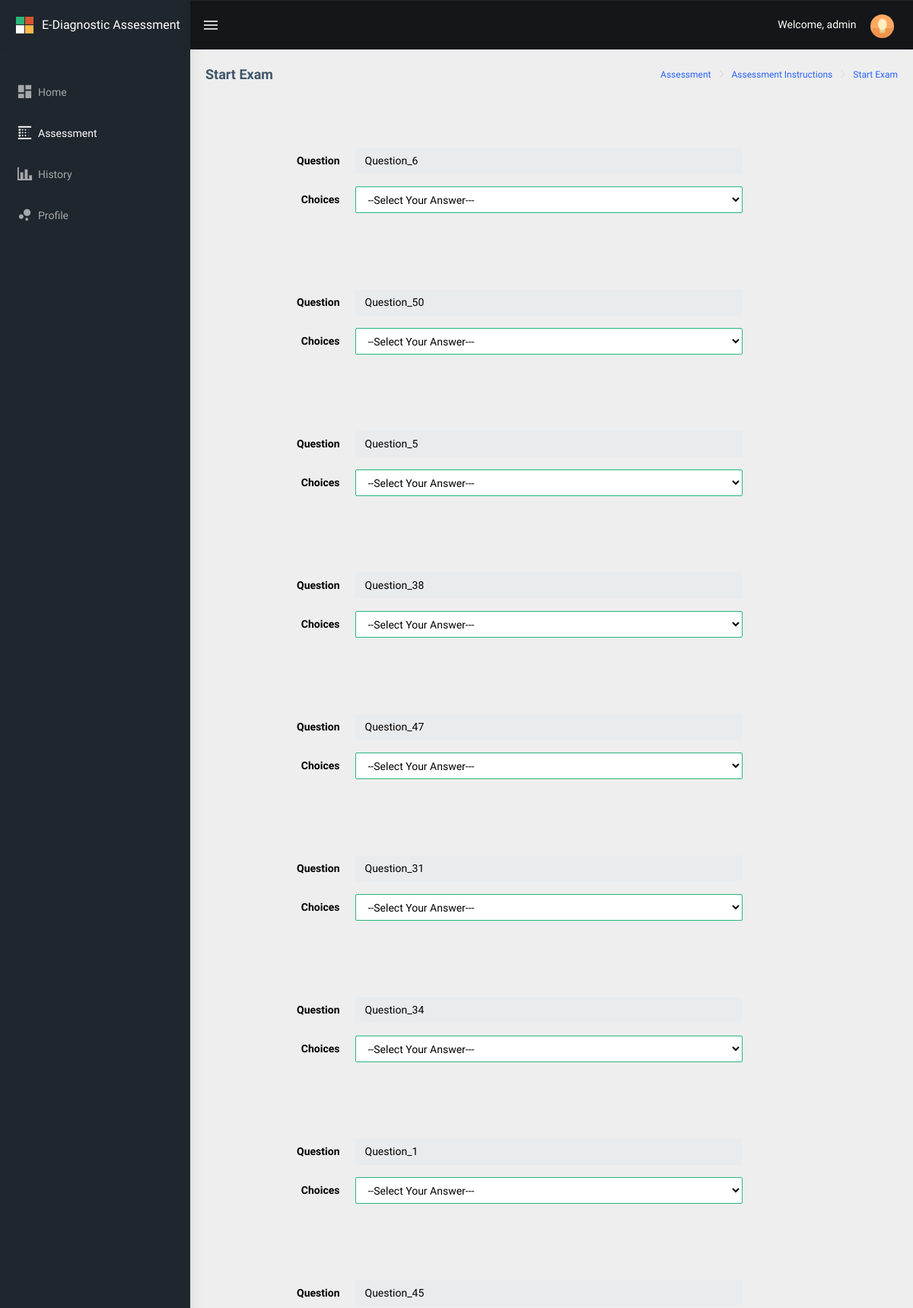
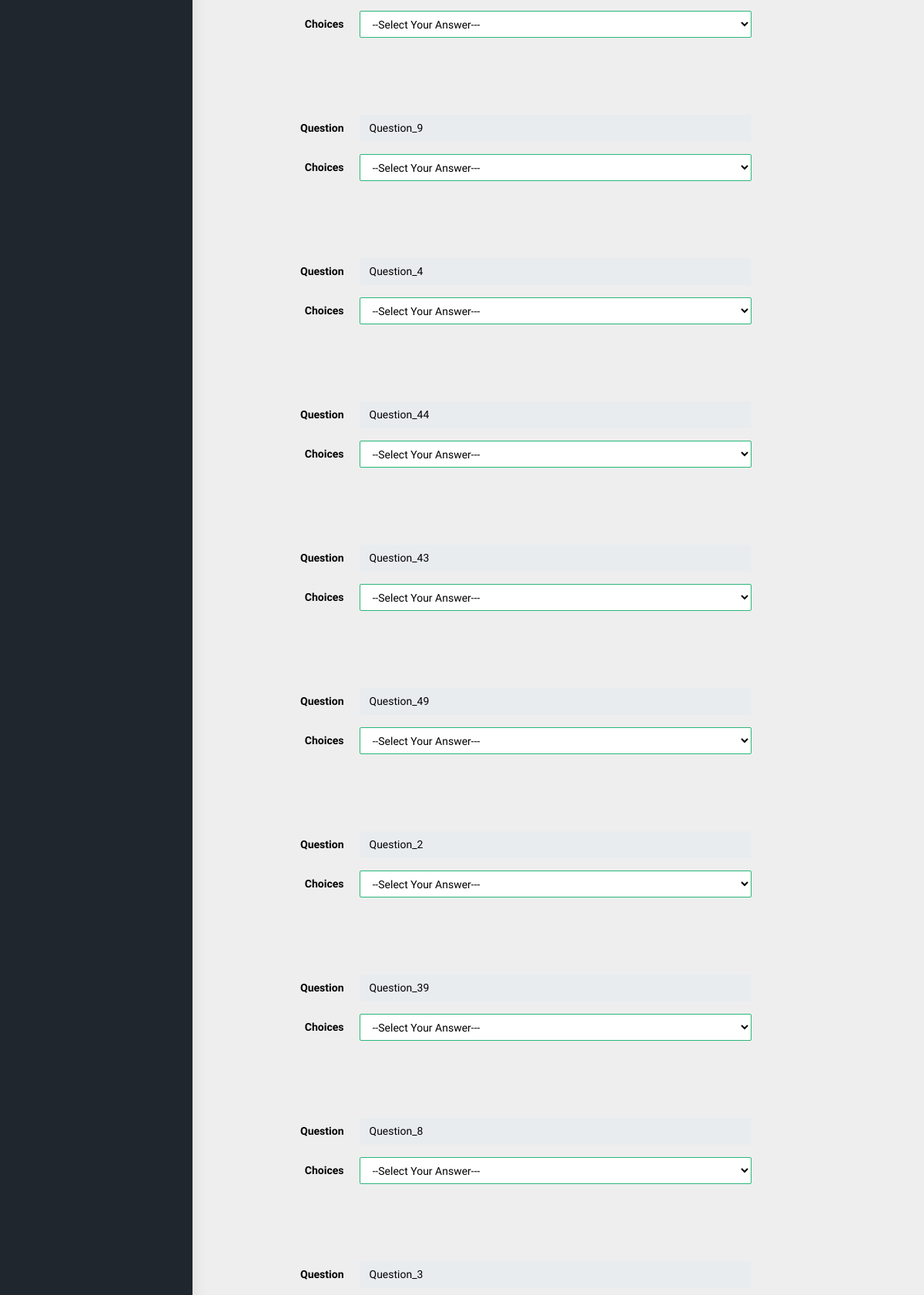
The page /public/main/student/assessment/domains/startexam/index.php (signed in, upper part) on the database its author committed (2 pictures, top to bottom).
### tables this page shows
CREATE TABLE `drxassessment_assessment` (
  `drxassessment_id` int(11) NOT NULL,
  `drxassessment_question1` text NOT NULL,
  `drxassessment_answer` text NOT NULL,
  `drxassessment_answer_value` text NOT NULL,
  `drxassessment_domain` text NOT NULL,
  `drxassessment_q1_answer_1` text NOT NULL,
  `drxassessment_q1_answer_2` text NOT NULL,
  `drxassessment_q1_answer_3` text NOT NULL,
  `drxassessment_q1_answer_4` text NOT NULL,
  `drxassessment_order` int(11) NOT NULL,
  `drxassessment_order_value` text NOT NULL,
  `drxassessment_status` int(1) NOT NULL,
  `drxassessment_created_at` datetime NOT NULL,
  `drxassessment_updated_at` datetime NOT NULL
);

### public/main/student/assessment/domains/startexam/index.php (the view, shortened to what this page needs)
<?php
include("../../../../../../config/common/asdasf9z09x0c90zx90123.php");
$connection->setAttribute(PDO::ATTR_ERRMODE, PDO::ERRMODE_EXCEPTION);
if (!empty($_SESSION['drxassessmentname'])) {
    $drxassessmentname = $_SESSION['drxassessmentname'];
} else {
    $drxassessmentname = "";
}
if (!empty($_SESSION['drxassessmentprofilepic'])) {
    $drxassessmentprofilepic = $_SESSION['drxassessmentprofilepic'];
} else {
    $drxassessmentprofilepic = "";
}
?>
<!DOCTYPE html>
<html dir="ltr" lang="en">
<head>
    <link href="../../../../../assets/libs/flot/css/float-chart.css" rel="stylesheet">
    <link href="../../../../../dist/css/style.min.css" rel="stylesheet">
    <link href="../../../../../assets/libs/datatables.net-bs4/css/dataTables.bootstrap4.css" rel="stylesheet">
    <link href="../../../../../dist/modal/modal.css" rel="stylesheet">
</head>
<body>
    <div id="main-wrapper">
        <header class="topbar" data-navbarbg="skin5">
            <nav class="navbar top-navbar navbar-expand-md navbar-dark">
                <div class="navbar-header" data-logobg="skin5">
                    <a class="navbar-brand" href="../../../../../main/teacher">
                        <b class="logo-icon p-l-10">
                            <img src="../../../../../assets/images/logo-icon.png" alt="homepage" class="light-logo" />
                        </b>
                        <span class="logo-text">
                             <span style="font-size: 16px;">E-Diagnostic Assessment</span>
                        </span>
                    </a>
                </div>
                <div class="navbar-collapse collapse" id="navbarSupportedContent" data-navbarbg="skin5">
                    <ul class="navbar-nav float-left mr-auto">
                        <li class="nav-item d-none d-md-block"><a class="nav-link sidebartoggler waves-effect waves-light" href="javascript:void(0)" data-sidebartype="mini-sidebar"><i class="mdi mdi-menu font-24"></i></a></li>
                    </ul>
                    <ul class="navbar-nav float-right">
                        <li class="nav-item dropdown">
                          <span style="color: #fff;">Welcome, <?php echo $drxassessmentname; ?></span>
                            <a class="nav-link dropdown-toggle text-muted waves-effect waves-dark pro-pic" href="" data-toggle="dropdown" aria-haspopup="true" aria-expanded="false"><img src="../../../../../assets/images/<?php echo $drxassessmentprofilepic; ?>" alt="user" class="rounded-circle" width="31" height="31"></a>
                        </li>
                    </ul>
                </div>
            </nav>
        </header>
        <aside class="left-sidebar" data-sidebarbg="skin5">
            <div class="scroll-sidebar">
								<nav class="sidebar-nav">
                    <ul id="sidebarnav" class="p-t-30">
                        <li class="sidebar-item"> <a class="sidebar-link waves-effect waves-dark sidebar-link" href="../../../" aria-expanded="false"><i class="mdi mdi-view-dashboard"></i><span class="hide-menu">Home</span></a></li>
												<li class="active sidebar-item"> <a class="active sidebar-link waves-effect waves-dark sidebar-link" href="../../" aria-expanded="false"><i class="mdi mdi-blur-linear"></i><span class="hide-menu">Assessment</span></a></li>
                        <li class="sidebar-item"> <a class="sidebar-link waves-effect waves-dark sidebar-link" href="../../../history/" aria-expanded="false"><i class="mdi mdi-chart-bar"></i><span class="hide-menu">History</span></a></li>
                        <li class="sidebar-item"> <a class="sidebar-link waves-effect waves-dark sidebar-link" href="../../../profile/" aria-expanded="false"><i class="mdi mdi-chart-bubble"></i><span class="hide-menu">Profile</span></a></li>
                    </ul>
                </nav>
            </div>
        </aside>
        <div class="page-wrapper">
             <div class="page-breadcrumb">
                <div class="row">
                    <div class="col-12 d-flex no-block align-items-center">
                        <h4 class="page-title">Start Exam</h4>
                        <div class="ml-auto text-right">
                            <nav aria-label="breadcrumb">
                                <ol class="breadcrumb">
                                    <li class="breadcrumb-item active" aria-current="page"><a href="../../../">Assessment</a></li>
                                    <li class="breadcrumb-item active" aria-current="page"><a href="../../">Assessment Instructions</a></li>
                                    <li class="breadcrumb-item active" aria-current="page"><a href="../startexam/">Start Exam</a></li>
                                </ol>
                            </nav>
                        </div>
                    </div>
                </div>
            </div>
        <div class="container-fluid">
            <div class="card-body">
                    <form method="POST" enctype="multipart/form-data">
                        <?php
                        $resultdomain = $connection->prepare("SELECT DISTINCT drxassessment_domain_name FROM drxassessment_assessment_domains");
                        $resultdomain->execute();
                                 while ($rowd = $resultdomain->fetch(PDO::FETCH_ASSOC))
                                 {
                                        $domain_name = $rowd['drxassessment_domain_name'];
                        ?>
                        <?php
                        $result2 = $connection->prepare("SELECT * FROM drxassessment_assessment
                                                         WHERE drxassessment_domain = '$domain_name'
                                                         ORDER BY RAND()
                                                       ");
                        $result2->execute();
                                 while ($row2 = $result2->fetch(PDO::FETCH_ASSOC))
                                 {
                                        $drxassessment_question1 = $row2['drxassessment_question1'];
                        ?> <br /> <br />
                            <div class="form-group row" style="margin-right: 20%;">
                                    <strong class="col-sm-3 text-right control-label col-form-label" style="color: #000;">Question</strong>
                                    <div class="col-sm-9" style="color: #000;">
                                            <input type="text" class="form-control" id="drxassessment_question_student" name="drxassessment_question_student[]" value="<?php echo $drxassessment_question1; ?>" style="color: #000; width: 100%;" readonly>
                                    </div>
                            </div>
                            <div class="form-group row" style="margin-right: 20%;">
                                <strong class="col-sm-3 text-right control-label col-form-label" style="color: #000;">Choices</strong>
                                    <div class="col-sm-9">
                                        <select class="form-control is-valid" name="drxassessment_student_answer[]" id="drxassessment_student_answer" style="color: #000;" required>
                                            <option value="" disabled selected>--Select Your Answer---</option>
                                        </select>
                                    </div>
                            </div> <br /> <br />
                        <?php
                        } }
                        ?>
                    </form>
        </div>
    </div>
    </div>
</body>
</html>

### rows shown on the page
drxassessment_assessment: drxassessment_question1 "Question_6"
drxassessment_assessment: drxassessment_question1 "Question_50"
drxassessment_assessment: drxassessment_question1 "Question_5"
drxassessment_assessment: drxassessment_question1 "Question_38"
drxassessment_assessment: drxassessment_question1 "Question_47"
drxassessment_assessment: drxassessment_question1 "Question_31"
drxassessment_assessment: drxassessment_question1 "Question_34"
drxassessment_assessment: drxassessment_question1 "Question_1"
drxassessment_assessment: drxassessment_question1 "Question_45"
drxassessment_assessment: drxassessment_question1 "Question_9"
drxassessment_assessment: drxassessment_question1 "Question_4"
drxassessment_assessment: drxassessment_question1 "Question_44"
drxassessment_assessment: drxassessment_question1 "Question_43"
drxassessment_assessment: drxassessment_question1 "Question_49"
drxassessment_assessment: drxassessment_question1 "Question_2"
drxassessment_assessment: drxassessment_question1 "Question_39"
drxassessment_assessment: drxassessment_question1 "Question_8"
drxassessment_assessment: drxassessment_question1 "Question_3"

### other values the page prints
$drxassessmentname "admin"
